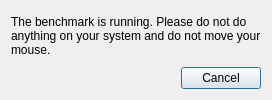
<?xml version="1.0" encoding="UTF-8"?>
<ui version="4.0">
 <class>Elpida::Application::BenchmarkRunningDialog</class>
 <widget class="QDialog" name="BenchmarkRunningDialog">
  <property name="windowTitle">
   <string>Benchmark is running</string>
  </property>
  <layout class="QVBoxLayout" name="verticalLayout">
   <item>
    <widget class="QLabel" name="lblText">
     <property name="text">
      <string>The benchmark is running. Please do not do anything on your system and do not move your mouse.</string>
     </property>
     <property name="wordWrap">
      <bool>true</bool>
     </property>
    </widget>
   </item>
   <item>
    <layout class="QHBoxLayout" name="horizontalLayout">
     <item>
      <spacer name="horizontalSpacer">
       <property name="orientation">
        <enum>Qt::Horizontal</enum>
       </property>
       <property name="sizeHint" stdset="0">
        <size>
         <width>40</width>
         <height>20</height>
        </size>
       </property>
      </spacer>
     </item>
     <item>
      <widget class="QPushButton" name="btnCancel">
       <property name="text">
        <string>Cancel</string>
       </property>
      </widget>
     </item>
    </layout>
   </item>
  </layout>
 </widget>
 <resources/>
 <connections/>
</ui>
